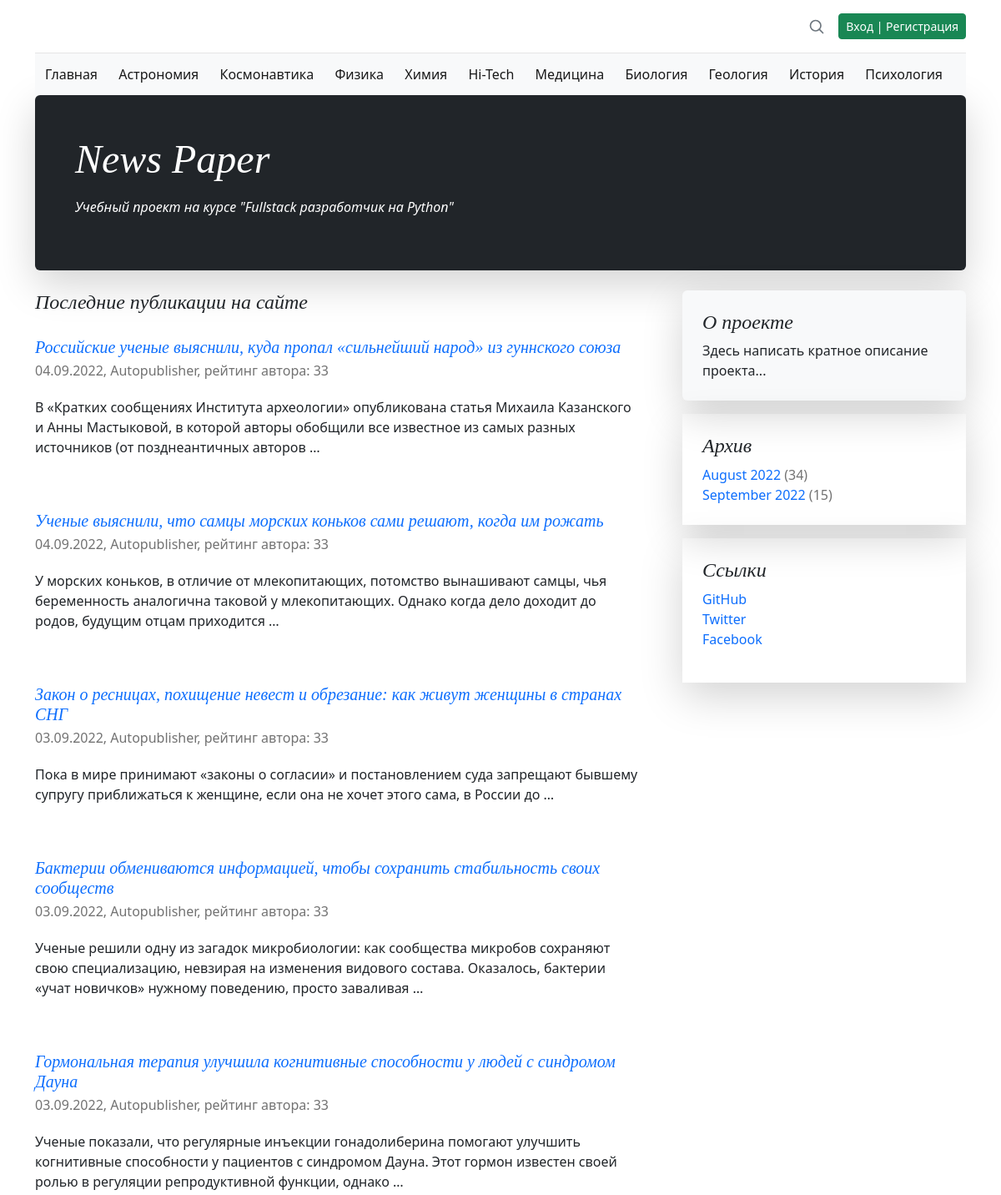
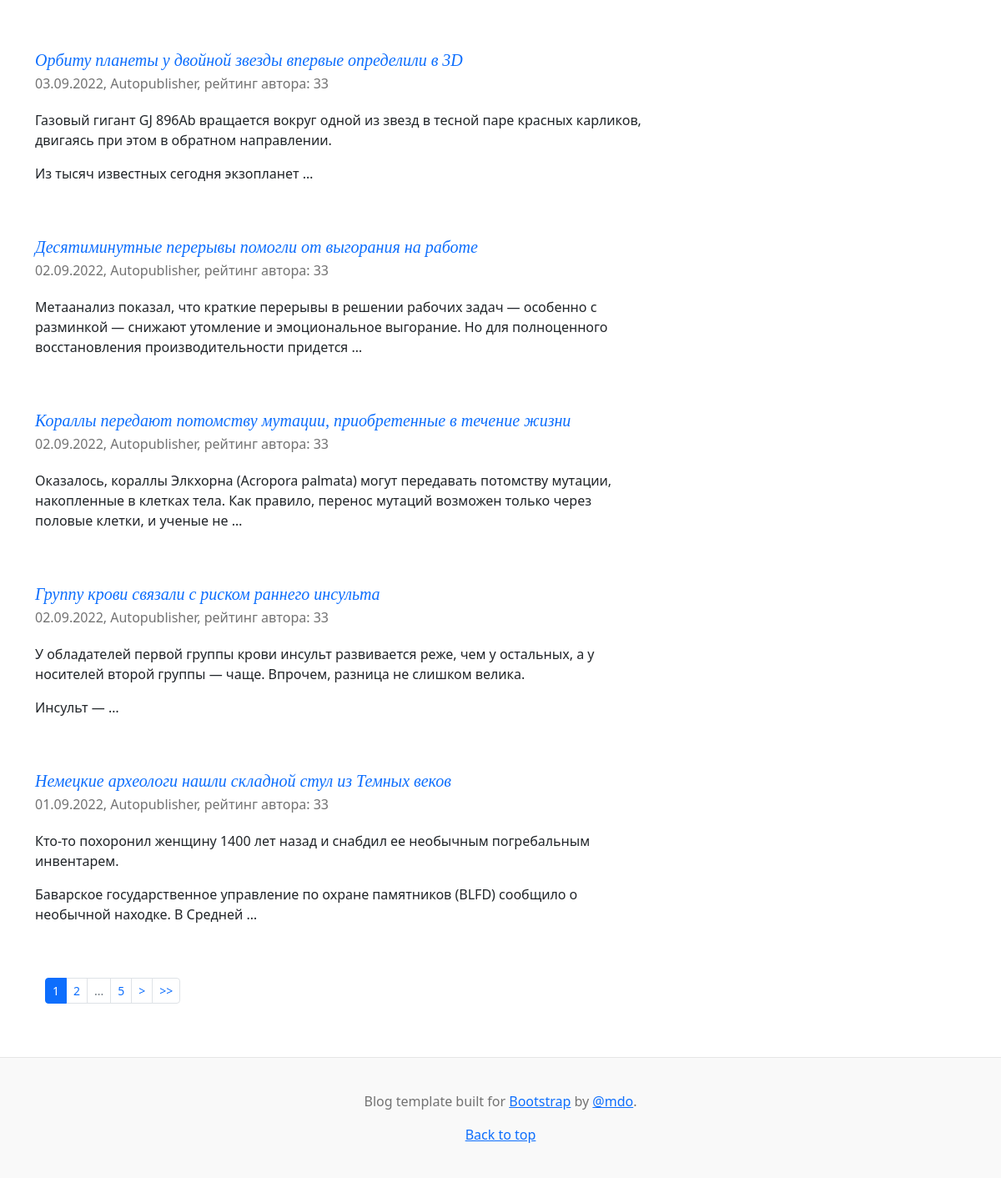
The app's page /, older data (2 pictures, top to bottom).
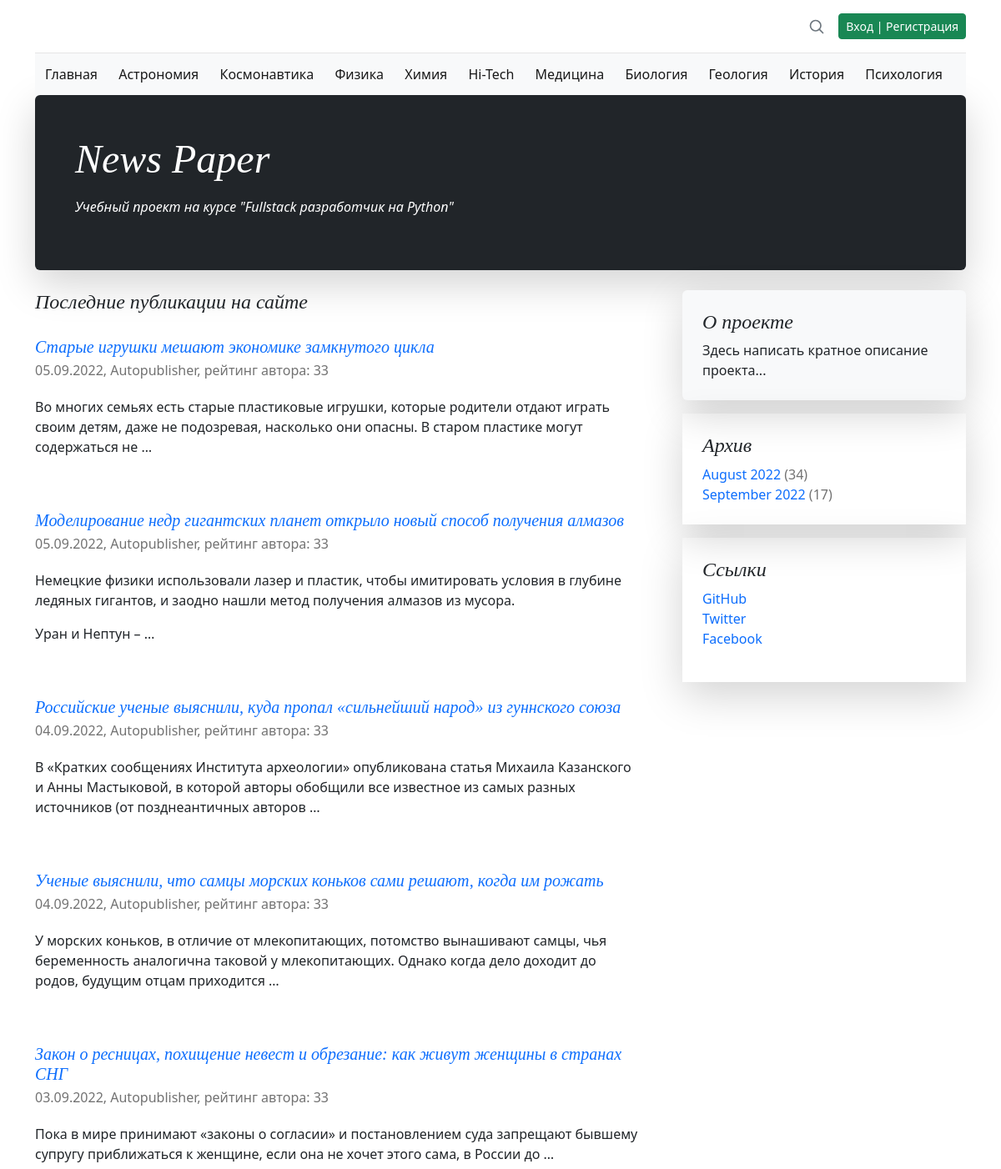
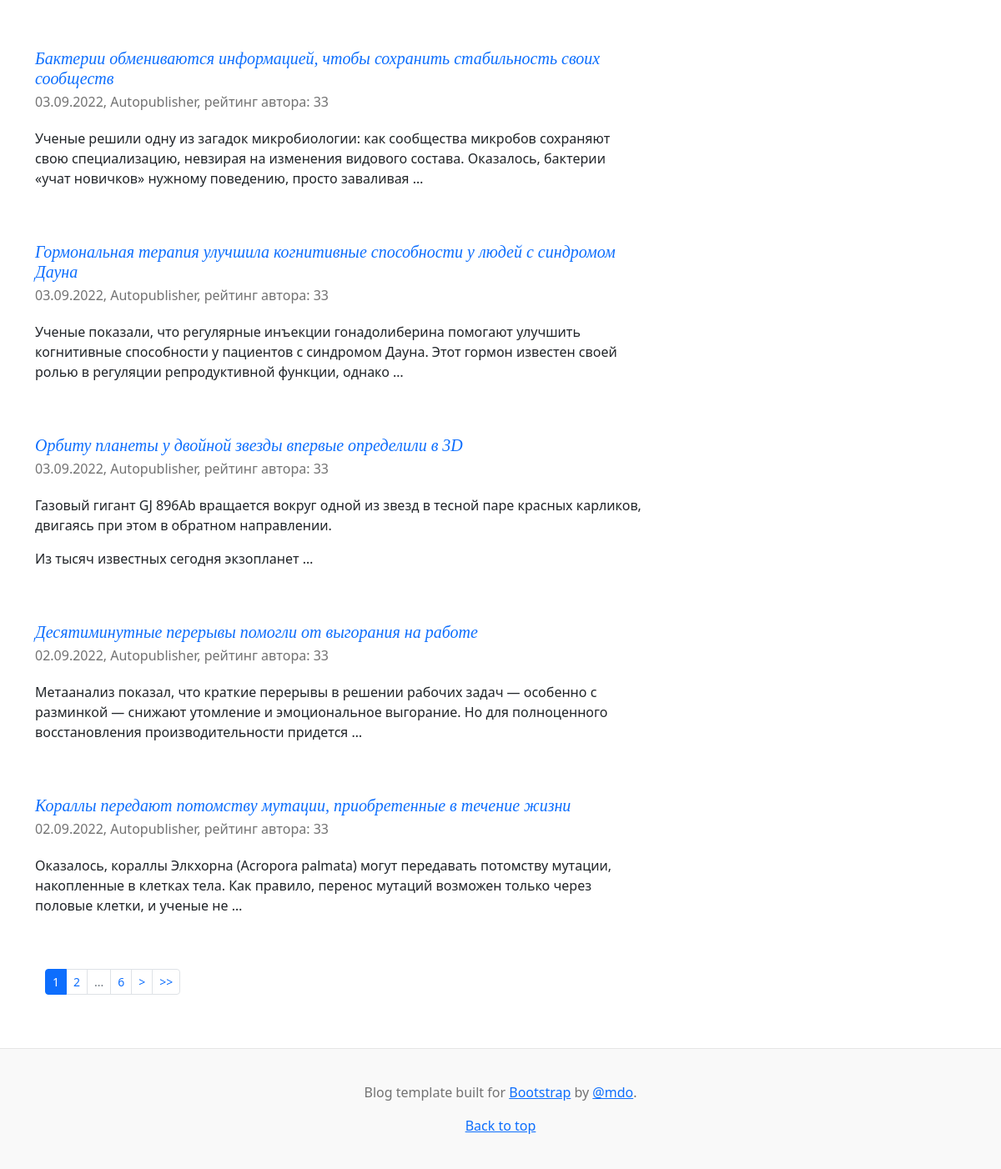
The same page, newer data (2 pictures, top to bottom).
### news/models.py (models this page shows, shortened)
class Category(models.Model):
    name = models.CharField(
        max_length=64,
        unique=True,
        verbose_name='Имя категории',
    )
    subscribers = models.ManyToManyField(
        User,
        through='CatSubscribers',
        blank=True,
        verbose_name='Подписчик',
    )
    class Meta:
        verbose_name = 'Категория'
        verbose_name_plural = 'Категории'

class Post(models.Model):
    author_post = models.ForeignKey(
        Author,
        on_delete=models.CASCADE,
        verbose_name='Автор',
    )
    ARTICLE = 'ART'
    NEWS = 'NWS'
    CHOICE_CAT = [
        (ARTICLE, 'Статья'),
        (NEWS, 'Новость'),
    ]
    type_cat = models.CharField(
        max_length=3,
        choices=CHOICE_CAT,
        default=ARTICLE,
        verbose_name='Тип контента',
    )
    date_pub = models.DateTimeField(
        auto_now_add=True,
        verbose_name='Дата публикации',
    )
    post_cat = models.ManyToManyField(
        Category,
        through='PostCategory',
        verbose_name='Категория',
    )
    name = models.CharField(
        max_length=128,
        verbose_name='Название',
    )
    content = models.TextField(
        verbose_name='Контент',
    )
    content_rate = models.SmallIntegerField(
        default=0,
        verbose_name='Рейтинг',
    )
    content_image = models.ImageField(
        upload_to=f'images/{timezone.now().strftime("%Y/%m/%d")}/',
        verbose_name='Изображение',
        default='no_image.jpg',
    )
    class Meta:
        verbose_name = 'Пост'
        verbose_name_plural = 'Посты'

class Author(models.Model):
    author_user = models.OneToOneField(
        User,
        on_delete=models.CASCADE,
        verbose_name='Имя',
    )
    author_rate = models.SmallIntegerField(
        default=0,
        verbose_name='Рейтинг',
    )
    def __str__(self):
        return self.author_user.username
    class Meta:
        verbose_name = 'Автор'
        verbose_name_plural = 'Авторы'

### news/views.py (the view)
# urls.py: path('', IndexView.as_view(), name='index'),
class IndexView(ListView):
    queryset = Post.objects.select_related().all().order_by('-date_pub')
    template_name = 'posts.html'
    context_object_name = 'posts'
    paginate_by = 10

### news/context_processors.py (called while the page is built)
def navigate_context(request):
    category = Category.objects.all()
    archives = Post.objects.annotate(
        year=ExtractYear('date_pub'),
        month=ExtractMonth('date_pub')
    ).values('year', 'month').annotate(total=Count('id'))
    context = {
        'category': category,
        'archives': archives,
    }
    return context

### news/templatetags/news_filters.py (called while the page is built)
@register.filter()
def censor(in_text):
    censured_text = in_text
    with open('static/json/bad_words.json', 'r') as censor_file:
        bad_text = json.load(censor_file)
    for word in censured_text.split():
        if word.lower() in bad_text:
            censured_text = censured_text.replace(
                word,
                f'{word[0]}{"*" * (len(word) - 1)}'
            )
    return censured_text

@register.filter()
def name_month(val):
    val_obj = timezone.datetime.strptime(str(val), "%m")
    val_name = val_obj.strftime("%B")
    return val_name

### news/templatetags/news_tags.py (called while the page is built)
@register.simple_tag(takes_context=True)
def url_replace(context, **kwargs):
    d = context['request'].GET.copy()
    for k, v in kwargs.items():
        d[k] = v
    return d.urlencode()

### templates/posts.html (shortened to what this page needs)
{% extends 'default.html' %}
{% load i18n %}
{% load news_filters %}
{% load news_tags %}
{% block content %}
    {% load cache %}
    {% cache 300 last_news page_obj.number %}
    <h4 class="pb-1 mb-4 fst-italic">
        {% block page_header %}Последние публикации на сайте{% endblock %}
    </h4>
    {% for post in posts %}
        <article class="blog-post">
            <a class="text-decoration-none" href="{% url 'news:detail' post.id %}">
                <h5 class="pb-1 mb-0 fst-italic">{{ post.name|censor }}</h5>
            </a>
            <p class="blog-post-meta">
                {{ post.date_pub|date:'d.m.Y' }},
                {{ post.author_post }},
                рейтинг автора: {{ post.author_post.author_rate }}
            </p>
            <p>{{ post.content|censor|truncatewords_html:25|safe }}</p>
        </article>
    {% endfor %}
    {% endcache %}
    {% if page_obj.has_other_pages %}
        {% include 'paginator.html' %}
    {% endif %}
{% endblock content %}

### templates/default.html (shortened to what this page needs)
<!doctype html>
<html lang="ru-ru">
  {% load i18n %}
  {% load static %}
  {% load news_filters %}
  {% load news_tags %}
  {% load cache %}
  <head>
    <link href="{% static 'css/bootstrap.min.css' %}" rel="stylesheet">
    <link href="{% static 'css/blog.rtl.css' %}" rel="stylesheet">
    <link href="{% static 'css/styles.css' %}" rel="stylesheet">
  </head>
  <body>
    <div class="container">
      <header class="blog-header lh-1 py-3">
        <div class="row flex-nowrap justify-content-between align-items-center">
          <div class="col-4 pt-1">
          </div>
          <div class="col-4 d-flex justify-content-end align-items-center">
            <a class="link-secondary" href="{% url 'news:search' %}" aria-label="Search">
              <svg xmlns="http://www.w3.org/2000/svg" width="20" height="20" fill="none" stroke="currentColor" stroke-linecap="round" stroke-linejoin="round" stroke-width="2" class="mx-3" role="img" viewBox="0 0 24 24"><title>Search</title><circle cx="10.5" cy="10.5" r="7.5"/><path d="M21 21l-5.2-5.2"/></svg>
            </a>
              {% if user.id %}
                <a class="btn btn-sm btn-danger" href="/accounts/logout/">Выход</a>
              {% else %}
                <a class="btn btn-sm btn-success" href="/accounts/login/">Вход | Регистрация</a>
              {% endif %}
          </div>
        </div>
      </header>
      {% cache None navbar %}
      <nav class="navbar bg-light">
        <div class="container-fluid">
          <a class="navbar-brand fs-6" href="{% url 'news:index' %}">Главная</a>
          {% for item in category %}
            <a class="navbar-brand fs-6" href="{% url 'news:category' item.id %}">{{ item.name }}</a>
          {% endfor %}
        </div>
      </nav>
      {% endcache %}
    </div>
    <main class="container">
      <div class="p-4 p-md-5 mb-4 rounded text-bg-dark shadow-lg">
        <div class="col-md-6 px-0">
          <h1 class="display-4 fst-italic">News Paper</h1>
            <p class="lead-3 my-3 fst-italic">Учебный проект на курсе "Fullstack разработчик на Python"</p>
        </div>
      </div>
      <div class="row g-5">
        <div class="col-md-8">
            {% block content %}{% endblock content %}
        </div>
        {% cache 900 rightcol %}
        <div class="col-md-4">
          <div class="position-sticky" style="top: 2rem;">
            <div class="p-4 mb-3 bg-light rounded shadow-lg">
              <h4 class="fst-italic">О проекте</h4>
              <p class="mb-0">
                  Здесь написать кратное описание проекта...
              </p>
            </div>
            <div class="p-4 mb-3 container-fluid shadow-lg">
              <h4 class="fst-italic">Архив</h4>
              <ol class="list-unstyled mb-0">
                  {% for item in archives %}
                      <li>
                          <a class="text-decoration-none" href="{% url 'news:archive' item.year item.month %}">{{ item.month|name_month }} {{ item.year }}</a>
                          <span class="blog-post-meta">({{ item.total }})</span>
                      </li>
                  {% endfor %}
              </ol>
            </div>
            <div class="p-4 mb-3 container-fluid shadow-lg">
              <h4 class="fst-italic">Ссылки</h4>
              <ol class="list-unstyled">
                <li>
                    <a class="text-decoration-none" target="_blank" href="https://github.com/spawlov">GitHub</a>
                </li>
                <li><a class="text-decoration-none" href="#">Twitter</a></li>
                <li><a class="text-decoration-none" href="#">Facebook</a></li>
              </ol>
            </div>
          </div>
        </div>
        {% endcache %}
      </div>
    </main>
    <footer class="blog-footer">
      <p>Blog template built for <a target="_blank" href="https://getbootstrap.com/">Bootstrap</a> by <a href="https://twitter.com/mdo">@mdo</a>.</p>
      <p><a href="#">Back to top</a></p>
    </footer>
  </body>
</html>

Row changes from the older to the newer data that the page shows:
no longer on this page (row unchanged): Post: name|censor "Группу крови связали с риском раннего инсульта", date_pub "02.09.2022", author_post "Autopublisher", author_post.author_rate "33", content|censor "У обладателей первой группы крови инсульт развивается реже, чем у остальных, а у носителей второй группы — чаще. Впрочем, разница не слишком велика. Инсульт — …"
no longer on this page (row unchanged): Post: name|censor "Немецкие археологи нашли складной стул из Темных веков", date_pub "01.09.2022", author_post "Autopublisher", author_post.author_rate "33", content|censor "Кто-то похоронил женщину 1400 лет назад и снабдил ее необычным погребальным инвентарем. Баварское государственное управление по охране памятников (BLFD) сообщило о необычной находке. В Средней …"
added Post: name|censor "Старые игрушки мешают экономике замкнутого цикла", date_pub "05.09.2022", author_post "Autopublisher", author_post.author_rate "33", content|censor "Во многих семьях есть старые пластиковые игрушки, которые родители отдают играть своим детям, даже не подозревая, насколько они опасны. В старом пластике могут содержаться не …"
added Post: name|censor "Моделирование недр гигантских планет открыло новый способ получения алмазов", date_pub "05.09.2022", author_post "Autopublisher", author_post.author_rate "33", content|censor "Немецкие физики использовали лазер и пластик, чтобы имитировать условия в глубине ледяных гигантов, и заодно нашли метод получения алмазов из мусора. Уран и Нептун – …"
Text that changed along with them:
{{ page_obj.paginator.num_pages }}: "5" → "6"
new list line: "September 2022 ( 17 )"
list line gone: "September 2022 ( 15 )"
